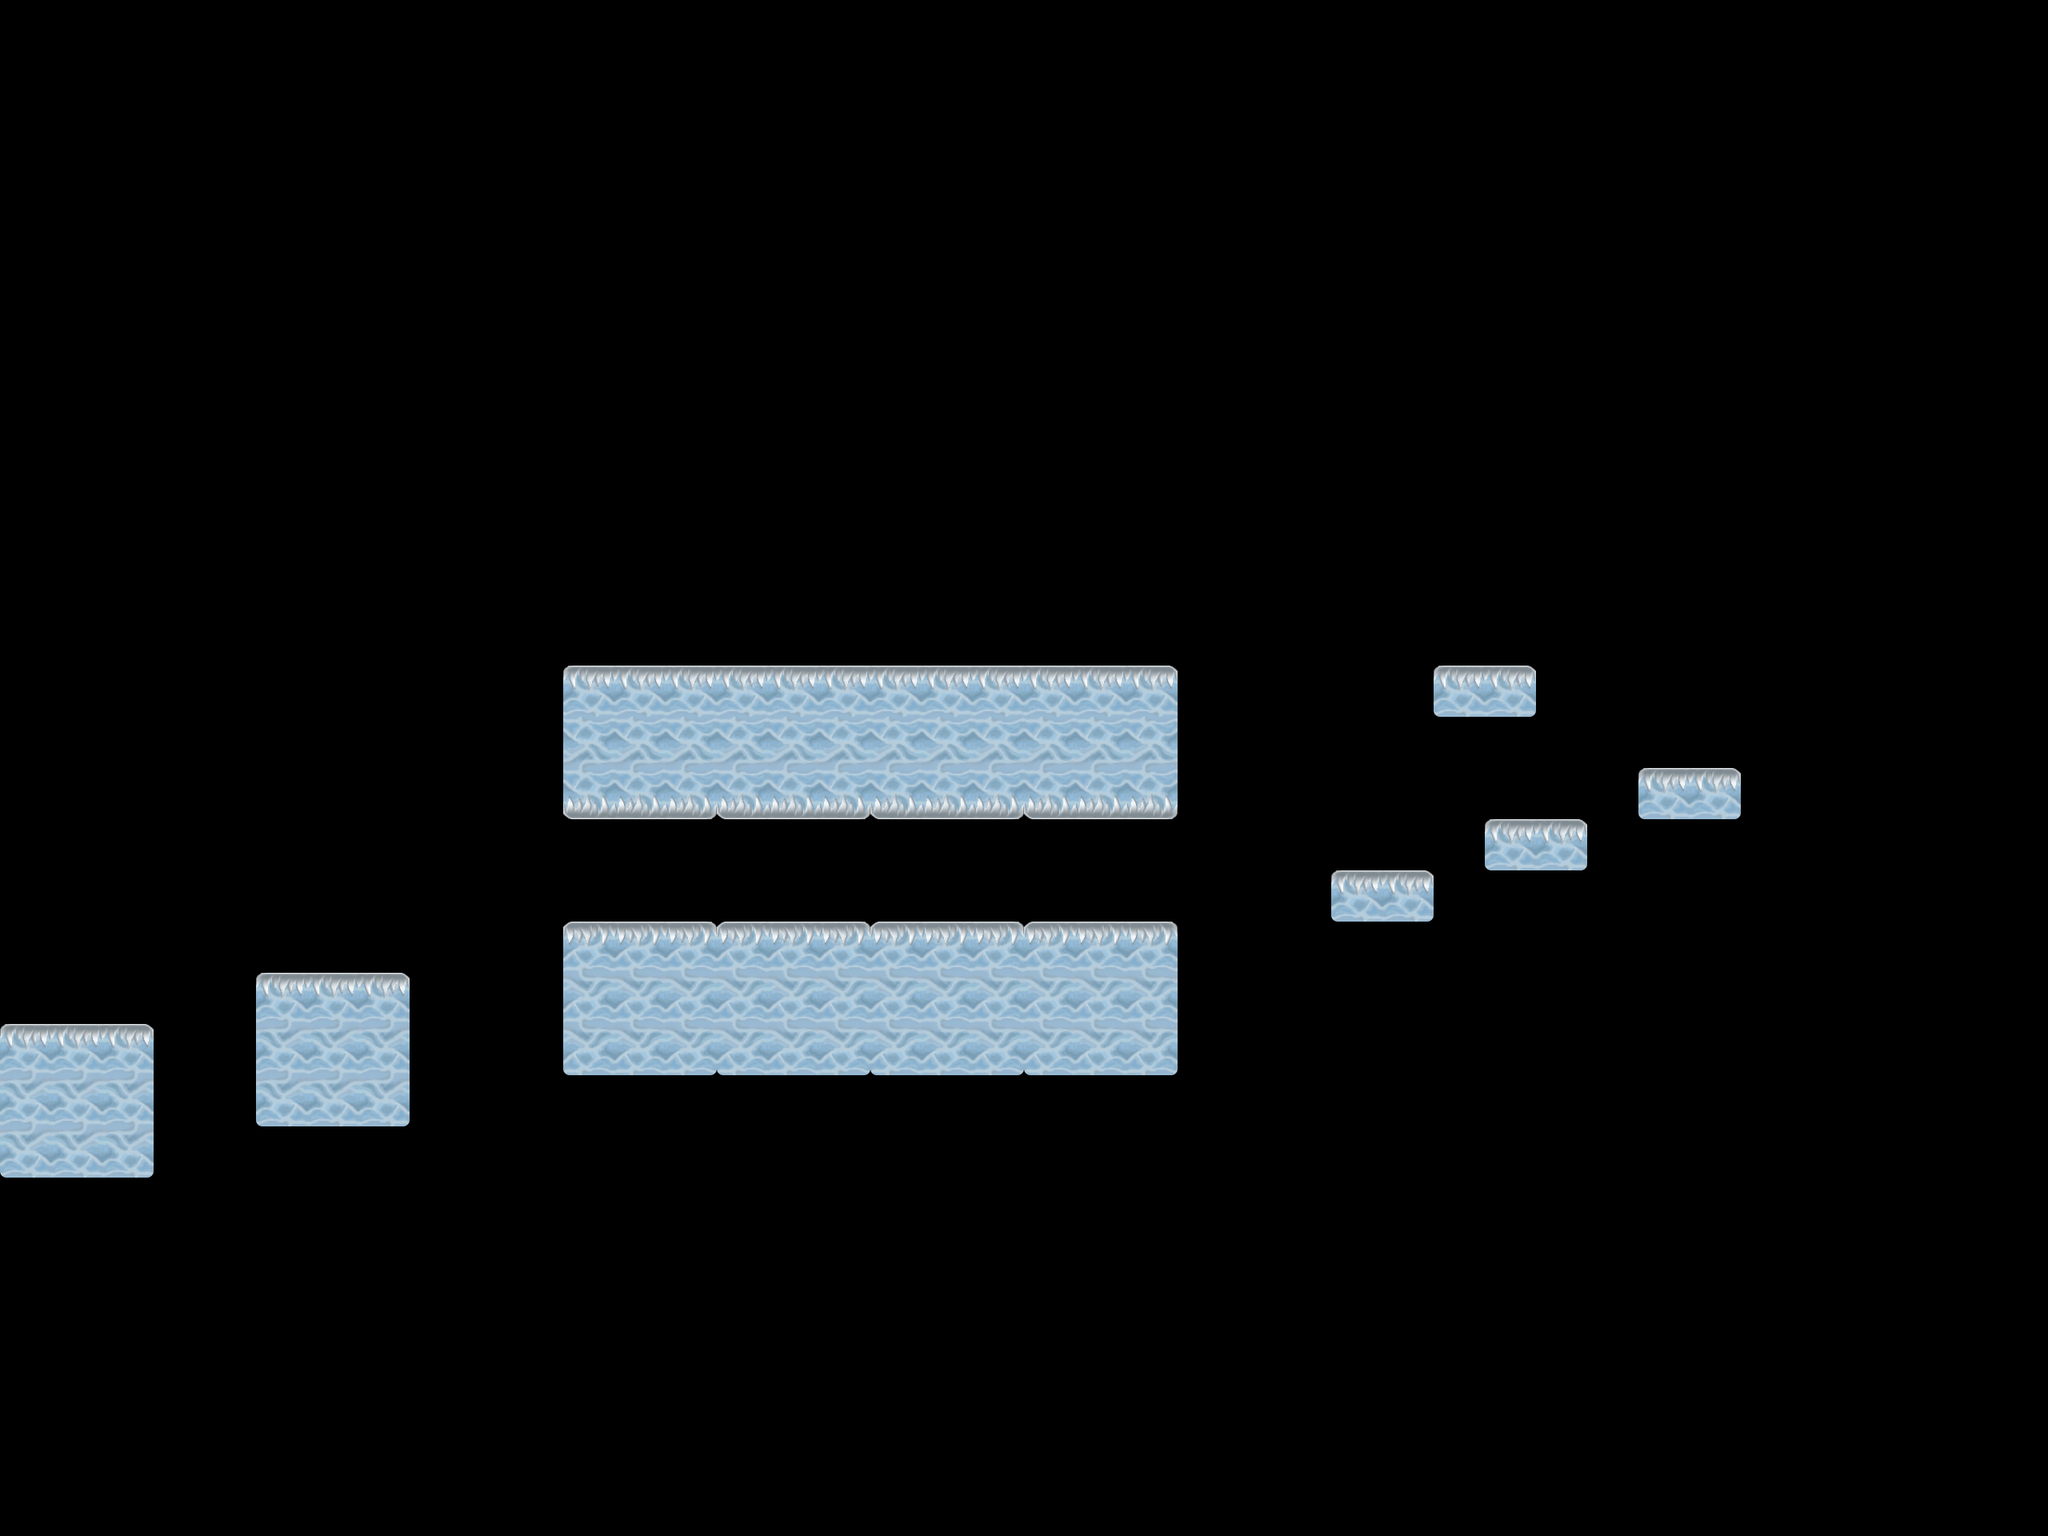

Rendered tile map (Tiled .tmx) drawn with the repository's tilesets; below, a short description and the full map source, tile grids included:
An orthogonal 40x30 tile map with 64x64 px tiles, 1 tile layer (Tile Layer 1) and 10 objects.

<map version="1.5" tiledversion="1.6.0" orientation="orthogonal" renderorder="right-down" width="40" height="30" tilewidth="64" tileheight="64" infinite="0" nextlayerid="6" nextobjectid="11">
 <tileset firstgid="1" name="snow" tilewidth="64" tileheight="64" tilecount="80" columns="8">
  <image source="maps/snow.png" width="512" height="640" />
 </tileset>
 <layer id="1" name="Tile Layer 1" width="40" height="30">
  <data encoding="csv">
0,0,0,0,0,0,0,0,0,0,0,0,0,0,0,0,0,0,0,0,0,0,0,0,0,0,0,0,0,0,0,0,0,0,0,0,0,0,0,0,
0,0,0,0,0,0,0,0,0,0,0,0,0,0,0,0,0,0,0,0,0,0,0,0,0,0,0,0,0,0,0,0,0,0,0,0,0,0,0,0,
0,0,0,0,0,0,0,0,0,0,0,0,0,0,0,0,0,0,0,0,0,0,0,0,0,0,0,0,0,0,0,0,0,0,0,0,0,0,0,0,
0,0,0,0,0,0,0,0,0,0,0,0,0,0,0,0,0,0,0,0,0,0,0,0,0,0,0,0,0,0,0,0,0,0,0,0,0,0,0,0,
0,0,0,0,0,0,0,0,0,0,0,0,0,0,0,0,0,0,0,0,0,0,0,0,0,0,0,0,0,0,0,0,0,0,0,0,0,0,0,0,
0,0,0,0,0,0,0,0,0,0,0,0,0,0,0,0,0,0,0,0,0,0,0,0,0,0,0,0,0,0,0,0,0,0,0,0,0,0,0,0,
0,0,0,0,0,0,0,0,0,0,0,0,0,0,0,0,0,0,0,0,0,0,0,0,0,0,0,0,0,0,0,0,0,0,0,0,0,0,0,0,
0,0,0,0,0,0,0,0,0,0,0,0,0,0,0,0,0,0,0,0,0,0,0,0,0,0,0,0,0,0,0,0,0,0,0,0,0,0,0,0,
0,0,0,0,0,0,0,0,0,0,0,0,0,0,0,0,0,0,0,0,0,0,0,0,0,0,0,0,0,0,0,0,0,0,0,0,0,0,0,0,
0,0,0,0,0,0,0,0,0,0,0,0,0,0,0,0,0,0,0,0,0,0,0,0,0,0,0,0,0,0,0,0,0,0,0,0,0,0,0,0,
0,0,0,0,0,0,0,0,0,0,0,0,0,0,0,0,0,0,0,0,0,0,0,0,0,0,0,0,0,0,0,0,0,0,0,0,0,0,0,0,
0,0,0,0,0,0,0,0,0,0,0,0,0,0,0,0,0,0,0,0,0,0,0,0,0,0,0,0,0,0,0,0,0,0,0,0,0,0,0,0,
0,0,0,0,0,0,0,0,0,0,0,0,0,0,0,0,0,0,0,0,0,0,0,0,0,0,0,0,0,0,0,0,0,0,0,0,0,0,0,0,
0,0,0,0,0,0,0,0,0,0,0,9,10,10,10,10,10,10,10,10,10,10,11,0,0,0,0,0,39,40,0,0,0,0,0,0,0,0,0,0,
0,0,0,0,0,0,0,0,0,0,0,3221225491,3221225490,3221225489,3221225491,3221225490,3221225489,3221225491,3221225490,3221225489,3221225491,3221225490,3221225489,0,0,0,0,0,0,0,0,0,0,0,0,0,0,0,0,0,
0,0,0,0,0,0,0,0,0,0,0,3221225483,3221225482,3221225481,3221225483,3221225482,3221225481,3221225483,3221225482,3221225481,3221225483,3221225482,3221225481,0,0,0,0,0,0,0,0,0,39,40,0,0,0,0,0,0,
0,0,0,0,0,0,0,0,0,0,0,0,0,0,0,0,0,0,0,0,0,0,0,0,0,0,0,0,0,39,40,0,0,0,0,0,0,0,0,0,
0,0,0,0,0,0,0,0,0,0,0,0,0,0,0,0,0,0,0,0,0,0,0,0,0,0,39,40,0,0,0,0,0,0,0,0,0,0,0,0,
0,0,0,0,0,0,0,0,0,0,0,2147483659,2147483658,2147483657,2147483659,2147483658,2147483657,2147483659,2147483658,2147483657,2147483659,2147483658,2147483657,0,0,0,0,0,0,0,0,0,0,0,0,0,0,0,0,0,
0,0,0,0,0,9,10,11,0,0,0,2147483667,2147483666,2147483665,2147483667,2147483666,2147483665,2147483667,2147483666,2147483665,2147483667,2147483666,2147483665,0,0,0,0,0,0,0,0,0,0,0,0,0,0,0,0,0,
9,10,11,0,0,17,18,19,0,0,0,2147483675,2147483674,2147483673,2147483675,2147483674,2147483673,2147483675,2147483674,2147483673,2147483675,2147483674,2147483673,0,0,0,0,0,0,0,0,0,0,0,0,0,0,0,0,0,
17,18,19,0,0,25,26,27,0,0,0,0,0,0,0,0,0,0,0,0,0,0,0,0,0,0,0,0,0,0,0,0,0,0,0,0,0,0,0,0,
25,26,27,0,0,0,0,0,0,0,0,0,0,0,0,0,0,0,0,0,0,0,0,0,0,0,0,0,0,0,0,0,0,0,0,0,0,0,0,0,
0,0,0,0,0,0,0,0,0,0,0,0,0,0,0,0,0,0,0,0,0,0,0,0,0,0,0,0,0,0,0,0,0,0,0,0,0,0,0,0,
0,0,0,0,0,0,0,0,0,0,0,0,0,0,0,0,0,0,0,0,0,0,0,0,0,0,0,0,0,0,0,0,0,0,0,0,0,0,0,0,
0,0,0,0,0,0,0,0,0,0,0,0,0,0,0,0,0,0,0,0,0,0,0,0,0,0,0,0,0,0,0,0,0,0,0,0,0,0,0,0,
0,0,0,0,0,0,0,0,0,0,0,0,0,0,0,0,0,0,0,0,0,0,0,0,0,0,0,0,0,0,0,0,0,0,0,0,0,0,0,0,
0,0,0,0,0,0,0,0,0,0,0,0,0,0,0,0,0,0,0,0,0,0,0,0,0,0,0,0,0,0,0,0,0,0,0,0,0,0,0,0,
0,0,0,0,0,0,0,0,0,0,0,0,0,0,0,0,0,0,0,0,0,0,0,0,0,0,0,0,0,0,0,0,0,0,0,0,0,0,0,0,
0,0,0,0,0,0,0,0,0,0,0,0,0,0,0,0,0,0,0,0,0,0,0,0,0,0,0,0,0,0,0,0,0,0,0,0,0,0,0,0
</data>
 </layer>
 <objectgroup id="2" name="Start">
  <object id="10" x="64" y="1216" width="64" height="64" />
 </objectgroup>
 <objectgroup id="3" name="Platforms">
  <object id="2" x="704" y="832" width="768" height="192" />
  <object id="3" x="704" y="1152" width="768" height="192" />
  <object id="4" x="320" y="1216" width="192" height="192" />
  <object id="5" x="0" y="1280" width="192" height="192" />
  <object id="6" x="1664" y="1088" width="128" height="64" />
  <object id="7" x="1856" y="1024" width="128" height="64" />
  <object id="8" x="2048" y="960" width="128" height="64" />
  <object id="9" x="1792" y="832" width="128" height="64" />
 </objectgroup>
 <objectgroup id="4" name="Enemies" />
 <objectgroup id="5" name="Flag">
  <object id="1" x="704" y="768" width="64" height="64" />
 </objectgroup>
</map>
